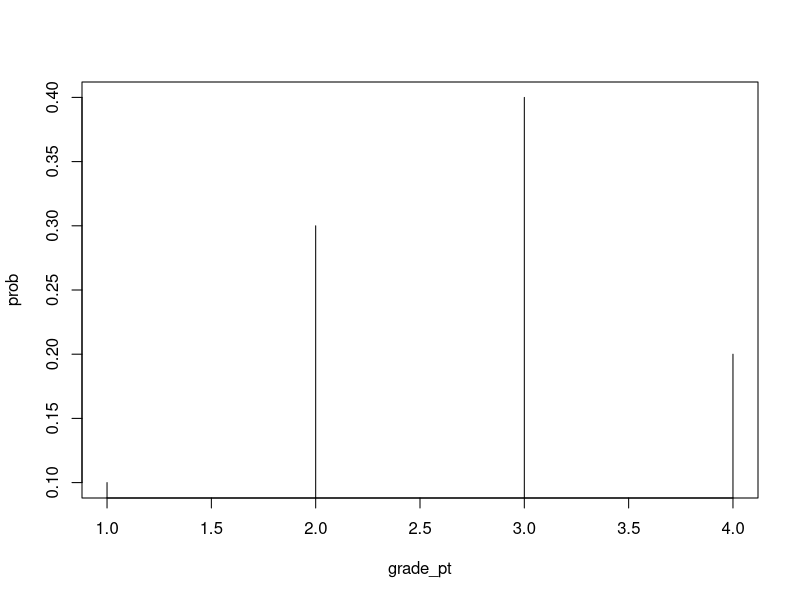
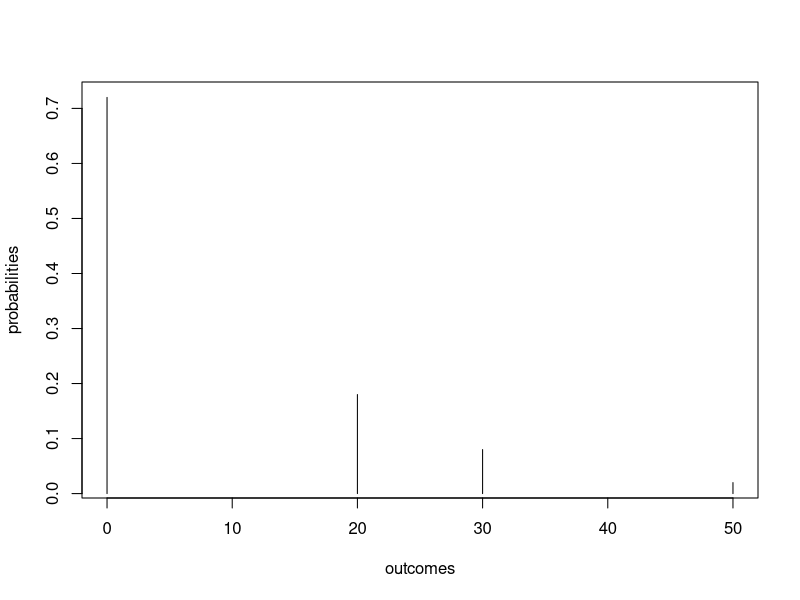

Recreate these plots in R, in order.
## ---- chunk 1
knitr::opts_chunk$set(echo = TRUE)
## ---- chunk 2
total.lowest.inc <- 0.9556 + 0.0085
prob.audit.lowest <- 0.0085 / total.lowest.inc
print(paste('Probability of being audited in the lowest income category:', 
            round(prob.audit.lowest,4)))
## ---- chunk 3
total.audit <- 0.0085 + 0.0009 + 0.003
prob.lowest.audit <- 0.0085 / total.audit
print(paste('Probability of being in the lowest income category if audited:',
            round(prob.lowest.audit,3)))
## ---- chunk 4
total.christian <- 57199 + 36148 + 16834 + 11366 + 51855
total.population <- 228182
prob.christian <- total.christian/total.population
print(paste("The probability that a random individual is Christian:",
            round(prob.christian, 3)))
## ---- chunk 5
prob.catholic <- 57199 / total.christian
print(paste("Prabability of being Catholic given that they are Christian:", 
            round(prob.catholic,3)))
## ---- chunk 6
total.answ <- total.population - 11815
prob.no.rel <- 34169 / total.answ
print(paste("Probability of no religion given that they answered",
            round(prob.no.rel, 3)))
## ---- chunk 7
tot.pop <- 317
tot.very.happy <- 147
prob.very.happy <- tot.very.happy / tot.pop
print(paste("The prodability or being very happy is:", 
            round(prob.very.happy, 3)))
## ---- chunk 8
tot.male <- 146
tot.female <- 171
very.happy.m <- 69
very.happy.f <- 78

# (i)
prob.vh.m <- very.happy.m / tot.male

# (ii)
prob.vh.f <- very.happy.f / tot.female

print(paste("(i) Probability of being very happy for males:",
            round(prob.vh.m, 3)))

print(paste("(ii) Probability of being very happy for females",
            round(prob.vh.f, 3)))
## ---- chunk 9
prob.diff <- 364/365
prob.all.diff <- prob.diff^24
prob.same <- 1-prob.all.diff
print(paste("The probability that at least one student will have that birthday:",
            round(prob.same,4)))
## ---- chunk 10
prob.all.HIO <- 0.0005 * 0.0015 * 0.0005 * 0.0025
prob.no.HIO <- 1-prob.all.HIO

print(paste("The probability of having no holes in one is:",
            prob.no.HIO))
## ---- chunk 11
prob.no.HIO.20round <- prob.no.HIO^20
print(paste("The probability of not having a hole in one in 20 rounds:",
            prob.no.HIO.20round))
## ---- chunk 12
prob.oneormore.HIO <- 1- prob.no.HIO.20round

print(paste("The probability of at least one hole in one in twenty rounds:",
            prob.oneormore.HIO))
## ---- chunk 13
prob.s.and.pos <- 0.01*0.86 
prob.s.and.neg <- 0.01*0.14
prob.sc.and.pos <- 0.99*0.12
prob.sc.and.neg <- 0.99*0.88

print(paste("The intersection probability P(S and POS):",
            prob.s.and.pos))
print(paste("The intersection probability P(S and NEG):",
            prob.s.and.neg))
print(paste("The intersection probability P(Sc and POS):",
            prob.sc.and.pos))
print(paste("The intersection probability P(Sc and NEG):",
            prob.sc.and.neg))
## ---- chunk 14
prob.pos <- prob.s.and.pos + prob.sc.and.pos

print(paste("The probability of having a positive test result:",
            prob.pos))
## ---- chunk 15
prob.s.pos <- prob.s.and.pos / prob.pos

print(paste("The probability of having breast cancer given a positive test:",
            round(prob.s.pos,4)))

## ---- chunk 16
prob.s.pos <- 1/13
print(paste("Probability of having the condition given a positive result",
            round(prob.s.pos,4)))
## ---- chunk 17
tot.down <- 54
tot.pop  <- 5282
prob.down <- tot.down / tot.pop

print(paste("The probability that Down syndrom occurs:",
            round(prob.down,4)))
## ---- chunk 18
down.pos <- 48
not.down.neg <- 3921
tot.not.down <- 5228

sens <- down.pos / tot.down
spec <- not.down.neg / tot.not.down

print(paste("(i) The sensitivity is:", round(sens,3), 
            "and (ii) the specificity is:", round(spec,3)))
## ---- chunk 19
prob.no.down <- 1 - prob.down
prob.yes.and.pos <- prob.down * sens
prob.no.and.pos <- prob.no.down * (1 - spec)
prob.yes.and.neg <- prob.down * (1-sens)
prob.no.and.neg <- prob.no.down * spec
prob.test.pos <- prob.yes.and.pos + prob.no.and.pos
prob.test.neg <- prob.no.and.neg + prob.yes.and.neg

prob.yes.pos <- prob.yes.and.pos / prob.test.pos
prob.no.neg <- prob.no.and.neg / prob.test.neg

print(paste("The probability of Down syndrome given a positive test:",
            round(prob.yes.pos,4)))
print(paste("The probability of no Down syndrome given a negative test:",
            round(prob.no.neg,4)))
## ---- chunk 20
prob.dist <- data.frame(c(4,3,2,1), c(0.2, 0.4, 0.3, 0.1))
names(prob.dist) <- c("grade_pt", "prob")
prob.dist
plot(prob ~ grade_pt, data = prob.dist, type = 'h')
## ---- chunk 21
prob.dist.mean <- (4*0.2 + 3*0.4 + 2*0.3 + 1*0.1)
print(paste("The mean of the probability distribution is:",
            prob.dist.mean))
## ---- chunk 22
prob.first <- 0.1
prob.second <- 0.2

# (i)
prob.win.both <- prob.first * prob.second
print(paste("The probability of winning both:",
            prob.win.both))

# (ii)
prob.win.first <- prob.first * (1-prob.second)
print(paste("The probability of winning the first only:",
            prob.win.first))

# (iii)
prob.win.second <- (1 - prob.first) * prob.second
print(paste("The probability of winning the second only::",
            prob.win.second))

# (iv)
prob.lose.both <- (1 - prob.first) * (1 - prob.second)
print(paste("The probability of losing both:",
            prob.lose.both))

## ---- chunk 23
auction.prob.dist <- data.frame(c(50, 30, 20, 0), c(0.02, 0.08, 0.18, 0.72))
names(auction.prob.dist) <- c("outcomes", "probabilities")
auction.prob.dist

plot(probabilities ~ outcomes, data = auction.prob.dist, type = 'h')
## ---- chunk 24
auction.mean <- (50*0.02 + 30*0.08 + 20*0.18 + 0*0.72)
print(paste("The mean of X: $", auction.mean))
